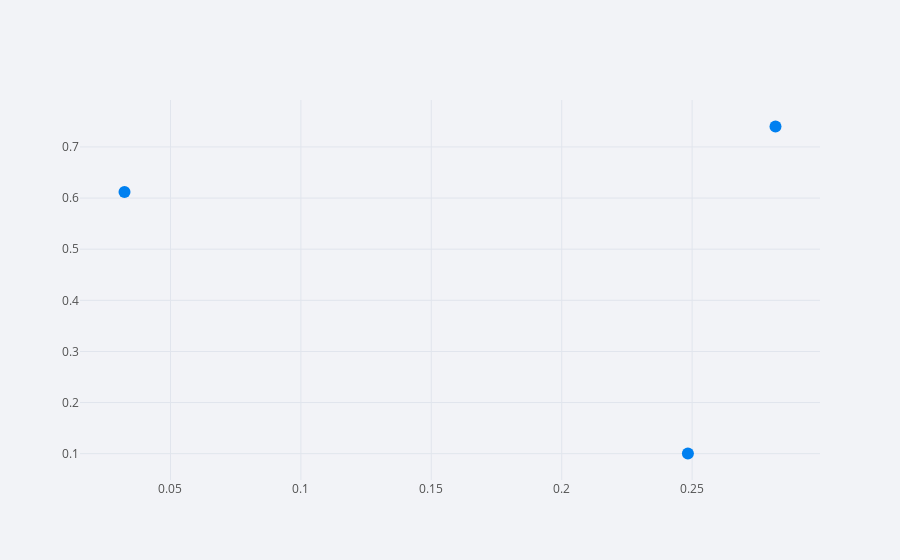

This figure's notebook cell:
### Code cell
df.iplot(x='a',y='b',mode='markers')

### Figure 1 — Plotly figure (JSON) as saved in the notebook; plotly's stock layout.template omitted (floating-point values rounded to 4 significant figures)
{"data": [{"line": {"color": "rgba(0, 128, 240, 1.0)", "dash": "solid", "shape": "linear", "width": 1.3}, "marker": {"size": 12, "symbol": "circle"}, "mode": "markers", "name": "b", "text": "", "type": "scatter", "x": [0.2484, 0.282, 0.03237], "y": [0.1004, 0.74, 0.6121]}], "layout": {"legend": {"bgcolor": "#F2F3F7", "font": {"color": "#505050"}}, "paper_bgcolor": "#F2F3F7", "plot_bgcolor": "#F2F3F7", "title": {"font": {"color": "#484848"}}, "xaxis": {"gridcolor": "#E1E5ED", "showgrid": true, "tickfont": {"color": "#505050"}, "title": {"font": {"color": "#505050"}, "text": ""}, "zerolinecolor": "#E1E5ED"}, "yaxis": {"gridcolor": "#E1E5ED", "showgrid": true, "tickfont": {"color": "#505050"}, "title": {"font": {"color": "#505050"}, "text": ""}, "zerolinecolor": "#E1E5ED"}}}
